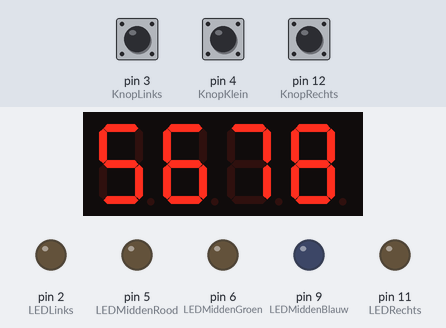
Simulated run of this sketch. Board: Arduino Nano, built with avr-gcc and run on an emulated ATmega328P. Shown: 4-digit seven-segment display, output pins drawn as LEDs (lit = HIGH). Inputs (shaded band) come from the test bench; at power-on: pin 4 (KnopKlein) HIGH, pin 3 (KnopLinks) HIGH, pin 12 (KnopRechts) HIGH.

Above: at 5.1 s.
6.9 s: pin 4 (KnopKlein) pulled LOW for 0.2 s
At 7.9 s:
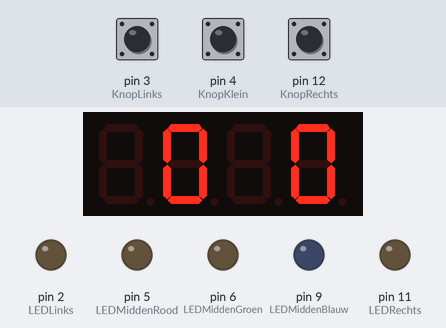
8.6 s: pin 3 (KnopLinks) pulled LOW for 0.2 s
At 9.9 s:
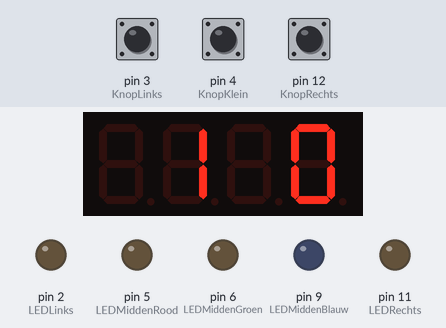
10.3 s: pin 12 (KnopRechts) pulled LOW for 0.2 s
At 11.2 s:
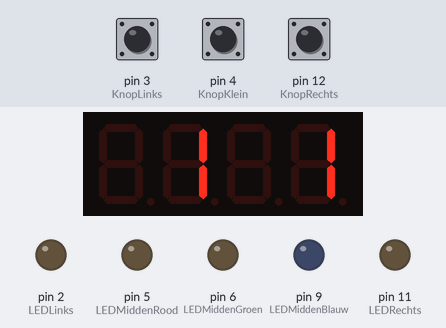
12.0 s: pin 3 (KnopLinks) pulled LOW for 1 s
At 12.5 s:
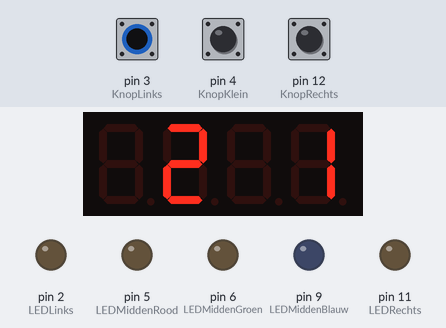
14.5 s: pin 12 (KnopRechts) pulled LOW for 1 s
At 15.6 s:
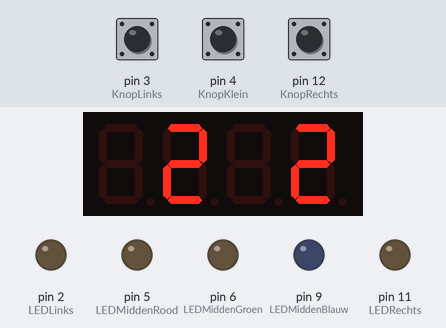
Timing chart, 0 to 17.5 s (numbered marks = the images above; inputs shaded):
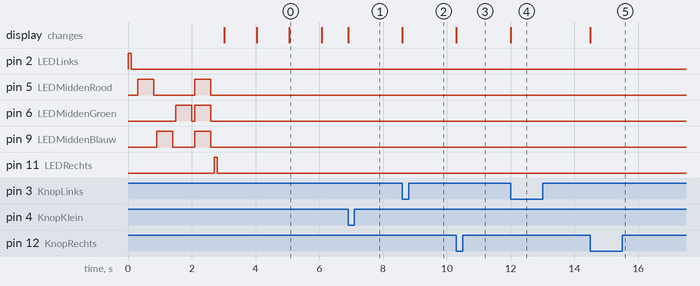

The sketch:

Les_3_3.ino
```cpp
#include <TM1637Display.h>
// ==== De globale declaraties (gelden voor het hele programma) ==========================

// Pennen van de Arduino. We geven ze een naam zodat we in het programma een naam kunnen
// gebruiken (dat is makkelijker) en omdat we dan, als we een wijziging moeten maken
// (bijvoorbeeld een knop op een andere pin aansluiten), slechts op 1 plek een wijziging
// hoeven te maken.

// Knoppen
#define KnopLinks 3                  // De linker knop zit op pen 3
#define KnopRechts 12                // De rechter knop zit op pen 12
#define KnopKlein 4                  // De kleine knop linksonder zit op pen 4

// LED's
#define LEDLinks 2                   // De linker LED is aangesloten op pen 2
#define LEDRechts 11                 // De rechter LED is aangesloten op pen 11

// In het huisje van de middelste LED zitten eigenlijk 3 LED’s: een rode, een groene en
// een blauwe. Dus deze LED is met 3 pennen aangesloten.
#define LEDMiddenRood 5              // De rode LED in de middelste (grote) LED
                                     // zit op pen 5
#define LEDMiddenGroen 6             // De groene LED in de middelste (grote) LED
                                     // zit op pen 9
#define LEDMiddenBlauw 9             // De blauwe LED in de middelste (grote) LED
                                     // zit op pen 9

#define LEDNano 13                   // De kleine LED op de Arduino Nano zelf

// Analoge ingangen
#define PotMeter A0                  // De potentiometer (potmeter) is een regelbare
					// weerstand. Die is aangesloten op pen A0

// De 4 cijfers worden bestuurd door een chip TM1637 die aan de onderkant zit
// (je kunt het transparante plaatje omdraaien en dan zie je de chip met het nummer.
// Je ziet dan ook dat er 4 pennen zijn: GND, VCC, CLK en DIO.
// VCC en GND zijn de draden voor de voeding.
// Die gaan naar resp. +5 volt en GND (= 0 volt)op de Arduino zodat de chip en het
// blok cijfers spanning krijgen.
// DIO staat voor Digitale Input / Output. Over deze draad gaat de data die vertelt welke
// cijfers moeten oplichten.
// CLK staat voor klok (clock in het Engels). Die vertelt wanneer de TM1637 chip op de
// DIO draad de data moet bekijken.
#define CLK 7                        // Dit is de klok
#define DIO 8                        // Dit is de digitale input / output


TM1637Display VierCijfers(CLK, DIO);

// ==== setup ================================================================================
// Wat tussen de accolades achter setup staat wordt (eenmaal) uitgevoerd nadat de
// Arduino is gestart.

void setup(){                          // Dit is openingsaccolade die bij setup hoort.
  pinMode(KnopLinks, INPUT_PULLUP);    // De pen waaraan de linker knop zit is voor invoer
                                       // (input).
                                       // En er moet een optrekweerstand (pullup) worden
                                       // geconfigureerd om te zorgen dat
                                       // er een 5 volt signaal (HIGH) op de pen staat als de
                                       // knop NIET wordt ingedrukt.
                                       // Als er op de knop wordt gedrukt komt er 0 volt (LOW)
                                       // op.
  pinMode(KnopRechts, INPUT_PULLUP);   // Idem voor de rechter knop
  pinMode(KnopKlein, INPUT_PULLUP);    // Idem voor de kleine knop links onder

  pinMode(LEDLinks, OUTPUT);           // De pen waaraan de linker LED zit is een
                                       // uitvoer (output).
  pinMode(LEDRechts, OUTPUT);          // Idem voor de rechter LED.
  pinMode(LEDMiddenRood, OUTPUT);      // Idem voor het rode deel van de middelste LED.
  pinMode(LEDMiddenGroen, OUTPUT);     // Idem voor het groene deel van de middelste LED.
  pinMode(LEDMiddenBlauw, OUTPUT);     // Idem voor het blauwe deel van de middelste LED.

  Serial.begin(115200);                // Deze opdracht is nodig om straks te kunnen zien op
                                       // de Raspberry Pi wat de Arduino aan het doen is.
                                       // 115200 wil zeggen dat de communicatie zal gaan met
                                       // 115200 bit/seconde.
                                       // Hoe je op de Raspberry Pi kunt zien wat de Arduino
                                       // doet komt later.
}                                      // Dit is de sluitaccolade die bij setup() hoort.
                                       // Dit sluit de rij opdrachten af die bij
                                       // het starten van de Arduino worden uitgevoerd.


// ==== loop ================================================================================
// Wat tussen de accolades staat wordt uitgevoerd na setup(). En dat wordt eindeloos herhaald.

void loop(){

  int StatusKnopKleinNu;
  int StatusKnopLinksNu;
  int StatusKnopLinksLaatst;
  int PuntenLinks;

  int StatusKnopRechtsNu;
  int StatusKnopRechtsLaatst;
  int PuntenRechts;

  unsigned long StartTijd;            // De tijd (in milli seconde vanaf de
                                      // de start van de Arduino kan heel
                                      // groot worden. Dat past niet in een
                                      // int. Daar is de maximum waarde 32767.
                                      // Daarom nemen we een long.
                                      // En het getal zal nooit negatief worden,
                                      // daarom nemen we unsigned (zonder +/- teken,
                                      // dus alleen maar positieve getallen.
  unsigned long SpeelTijd = 15;       // de speeltijd is 15 seconde


  digitalWrite(LEDLinks, HIGH);       // Laat de linker LED branden
  delay(100);                         // Wacht 100 milliseconde (ms) = 0,1 seconde

  digitalWrite(LEDLinks, LOW);        // Doe de linker LED weer uit
  delay(200);                         // Wacht 200 milliseconde (ms) = 0,2 seconde


  digitalWrite(LEDMiddenRood, HIGH);  // Laat de middelste LED rood branden
  delay(500);                         // Wacht 500 milliseconde (ms) = 0,5 seconde

  digitalWrite(LEDMiddenRood, LOW);   // Doe de LED weer uit
  delay(100);                         // Wacht 100 milliseconde (ms) = 0,1 seconde

  digitalWrite(LEDMiddenBlauw, HIGH); // Laat de middelste LED groen branden
  delay(500);                         // Wacht 500 milliseconde (ms) = 0,5 seconde

  digitalWrite(LEDMiddenBlauw, LOW);  // Doe de LED weer uit
  delay(100);                         // Wacht 100 milliseconde (ms) = 0,1 seconde

  digitalWrite(LEDMiddenGroen, HIGH); // Laat de middelste LED groen branden
  delay(500);                         // Wacht 500 milliseconde (ms) = 0,5 seconde

  digitalWrite(LEDMiddenGroen, LOW);  // Doe de LED weer uit
  delay(100);                         // Wacht 100 milliseconde (ms) = 0,1 seconde

  digitalWrite(LEDMiddenRood, HIGH);  // Laat de middelste LED rood branden
  digitalWrite(LEDMiddenBlauw, HIGH); // Laat de middelste LED groen branden
  digitalWrite(LEDMiddenGroen, HIGH); // Laat de middelste LED groen branden
  delay(500);                         // Wacht 500 milliseconde (ms) = 0,5 seconde

  digitalWrite(LEDMiddenRood, LOW);   // Doe de LED weer uit
  digitalWrite(LEDMiddenBlauw, LOW);  // Doe de LED weer uit
  digitalWrite(LEDMiddenGroen, LOW);  // Doe de LED weer uit
  delay(100);                         // Wacht 100 milliseconde (ms) = 0,1 seconde

  digitalWrite(LEDRechts, HIGH);      // Laat de rechter LED branden
  delay(100);                         // Wacht 100 milliseconde (ms) = 0,1 seconde

  digitalWrite(LEDRechts, LOW);       // Doe de rechter LED weer uit
  delay(200);                         // Wacht 200 milliseconde (ms) = 0,2 seconde


  VierCijfers.setBrightness(15);                    // Zet de helderheid op 15. 8 = zwak,
                                                    // 15 = fel
  VierCijfers.showNumberDec (1234, false, 4, 0);    // Laat het getal 1234 zien op 4 plekken
                                                    // met het eerste cijfer
                                                    // helemaal links (0)
  delay(1000);
  VierCijfers.showNumberDec (56, false, 2, 0);      // Laat het getal 56 zien met 2 cijfers,
                                                    // eerste cijfer helemaal links
  delay(1000);
  VierCijfers.showNumberDec (78, false, 2, 2);      // Laat het getal 78 zien met 2 cijfers,
                                                    // start vanaf het derde cijfer (plek 2,
                                                    // want het eerste cijfer is plek 0)
  delay(1000);
  const uint8_t TweeCijfersLeeg[] = {0, 0};         // declareer een rij van 2 cijfers en
                                                    // maak ze allemaal 0
  VierCijfers.setSegments(TweeCijfersLeeg,2,0);     // Wis de linker 2 cijfers
  VierCijfers.setSegments(TweeCijfersLeeg,2,2);     // Wis de rechter 2 cijfers


  StatusKnopKleinNu = digitalRead(KnopKlein);

  if (StatusKnopKleinNu == LOW) {
    digitalWrite(LEDNano,HIGH);
  } else {
    digitalWrite(LEDNano,LOW);
  }

  // ==== Hier begint het spel =============================================================
  while (true) {                                    // Herhaal dit eindeloos
    if (digitalRead(KnopKlein) == LOW) {            // Als het kleine knopje ingedrukt wordt
                                                    // dan gaan we van start

      // ==== PLAATS 3 begin ==== Na deze regel komt straks het instellen van de speeltijd ===
      // ==== PLAATS 3 eind ===== Voor deze regel komt straks het instellen van de speeltijd =


      // ==== Voorbereidingen voor het spel ========

      StartTijd = millis();                         // Onthoud hoe laat het nu is
      PuntenLinks = 0;                              // Zet de punten van de linker speler op
                                                    // nul
      VierCijfers.showNumberDec(PuntenLinks, false, 2, 0);
                                                    // Vertoon het aantal punten van de linker
                                                    // speler in de twee linker cijfers
      PuntenRechts = 0;                              // Zet de punten van de linker speler op
                                                    // nul
      VierCijfers.showNumberDec(PuntenRechts, false, 2, 2);
                                                    // Vertoon het aantal punten van de rechter
                                                    // speler in de twee rechter cijfers
      StatusKnopLinksNu = digitalRead(KnopLinks);   // Lees de status van de linker knop
      StatusKnopLinksLaatst = StatusKnopLinksNu;    // En dat is dan ook de beginwaarde

      StatusKnopRechtsNu = digitalRead(KnopRechts);  // Lees de status van de linker knop
      StatusKnopRechtsLaatst = StatusKnopRechtsNu;   // En dat is dan ook de beginwaarde


      while ((millis() < StartTijd + SpeelTijd * 1000) && (PuntenLinks < 99) && (PuntenRechts < 99) )  {
                                                    // Als de huidige tijd (millis()) kleiner
                                                    // is dan de starttijd plus de speeltijd
                                                    // (die we met 1000 vermenigvuldigen om
                                                    // ook milliseconde te krijgen), dan
                                                    // kunnen we doorgaan: de speeltijd is
                                                    // nog niet om.
                                                    // Maar als de speler al 99 punten heeft
                                                    // dan moeten we toch stoppen, want
                                                    // meer dan 99 punten kunnen we niet
                                                    // laten zien.
        // ==== PLAATS 1 begin ==== Hieronder komen straks regels voor de knoppen ============
        StatusKnopLinksNu = digitalRead(KnopLinks);
        if (StatusKnopLinksNu == LOW && StatusKnopLinksLaatst == HIGH) {
                                                    // Als de knop nu LOW is en hij was HIGH
                                                    // in de vorige keer dat we door de lus
                                                    // kwamen, dan is de knop nu net ingedrukt
          PuntenLinks = PuntenLinks + 1;            // De linker speler krijgt er een punt bij
          VierCijfers.showNumberDec(PuntenLinks, false, 2, 0);
                                                    // Vertoon het aantal punten van de linker
                                                    // speler in de twee linker cijfers
        }
        StatusKnopLinksLaatst = StatusKnopLinksNu;  // Onthoud de waarde voor de volgende keer
                                                    // dat we door de lus komen

        StatusKnopRechtsNu = digitalRead(KnopRechts);
        if (StatusKnopRechtsNu == LOW && StatusKnopRechtsLaatst == HIGH) {
                                                    // Als de knop nu LOW is en hij was HIGH
                                                    // in de vorige keer dat we door de lus
                                                    // kwamen, dan is de knop nu net ingedrukt
          PuntenRechts = PuntenRechts + 1;            // De rechter speler krijgt er een punt bij
          VierCijfers.showNumberDec(PuntenRechts, false, 2, 2);
                                                    // Vertoon het aantal punten van de rechter
                                                    // speler in de twee rechter cijfers
        }
        StatusKnopRechtsLaatst = StatusKnopRechtsNu; // Onthoud de waarde voor de volgende keer
                                                    // dat we door de lus komen


        // ==== PLAATS 1 eind ===== Voor deze regel komen de opdrachten voor de knoppen ======

      }

      // ==== PLAATS 2 begin ==== Hieronder komen straks de regels voor de winnaar ===========
      // ==== PLAATS 2 eind ===== Hierboven komen straks de regels voor de winnaar ===========

    }
  }


}
```

Measured:
- after the input at 6.9 s, the display: changes at once (image 1)
- after the input at 8.6 s, the display: changes at once (image 2)
- after the input at 10.3 s, the display: changes at once (image 3)
- after the input at 12.0 s, the display: changes at once (image 4)
- after the input at 14.5 s, the display: changes at once (image 5)
- by itself, pin 5 (LEDMiddenRood): alternates HIGH for 0.50 s and LOW for 1.3 s, 4 changes in all, then stays LOW
- by itself, pin 6 (LEDMiddenGroen): alternates HIGH for 0.50 s and LOW for 0.10 s, 4 changes in all, then stays LOW
- by itself, pin 9 (LEDMiddenBlauw): alternates HIGH for 0.50 s and LOW for 0.70 s, 4 changes in all, then stays LOW
